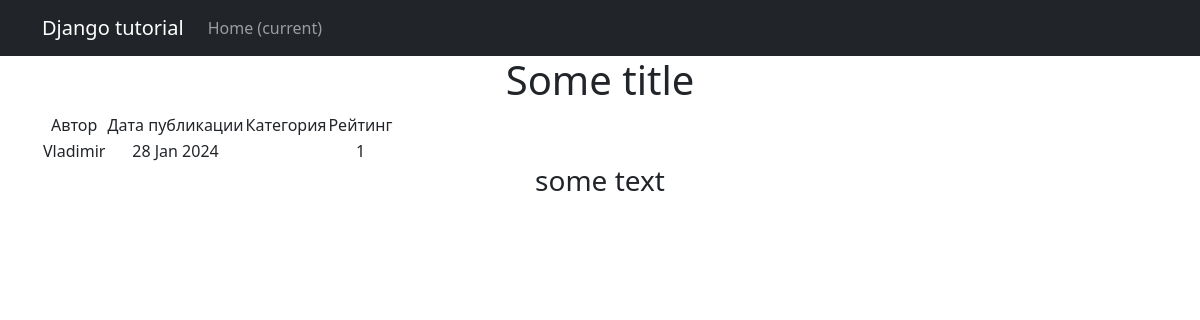
The page /news/2 on the database its author committed.
### news/models.py (models this page shows, shortened)
class Post(models.Model):
	news = 'News'
	article = 'Article'
	POST_TYPES = [(news, 'Новость'),
				  (article, 'Статья')]
	author = models.ForeignKey(Author, on_delete=models.CASCADE)
	post_type = models.CharField(max_length=255, choices=POST_TYPES)
	date = models.DateTimeField(auto_now_add=True)
	categories = models.ManyToManyField(Category, through='PostCategory')
	title = models.CharField(max_length=255)
	text = models.TextField()
	rating = models.IntegerField(default=0)

class Author(models.Model):
	user = models.OneToOneField(User, on_delete=models.CASCADE)
	rating = models.IntegerField(default=0)

### news/views.py (the view)
# urls.py: path('<int:pk>', NewsDetail.as_view()),
class NewsDetail(DetailView):
	model = Post
	template_name = 'post.html'
	context_object_name = 'post'

### news/templatetags/custom_filters.py (called while the page is built)
@register.filter()
def censor(text, word):
	if isinstance(text, str):
		if word in text:
			length_censored = '*' * len(word[1:])
			censored_word = word.replace(word[1:], length_censored)
			text = text.replace(word, censored_word)
		return text
	else:
		raise ValueError(f'Неправильный тип данных {type(text)}')

### templates/post.html (shortened to what this page needs)
{% extends 'flatpages/default.html' %}
{% load custom_filters %}
{% block content %}
<h1>{{ post.title }}</h1>
    <table>
        <tr>
            <td>Автор</td>
            <td>Дата публикации</td>
            <td>Категория</td>
            <td>Рейтинг</td>
        </tr>
        <tr>
            <td>{{ post.author.user.username }}</td>
            <td>{{ post.date|date:'d M Y' }}</td>
            <td>{{ post.category }}</td>
            <td>{{ post.rating }}</td>
        </tr>
    </table>
<h3>{{ post.text|censor:"проблем" }}</h3>
{% endblock content %}

### rows shown on the page
Post: title "Some title", author.user.username "Vladimir", date "28 Jan 2024", rating "1", text|censor "some text"
